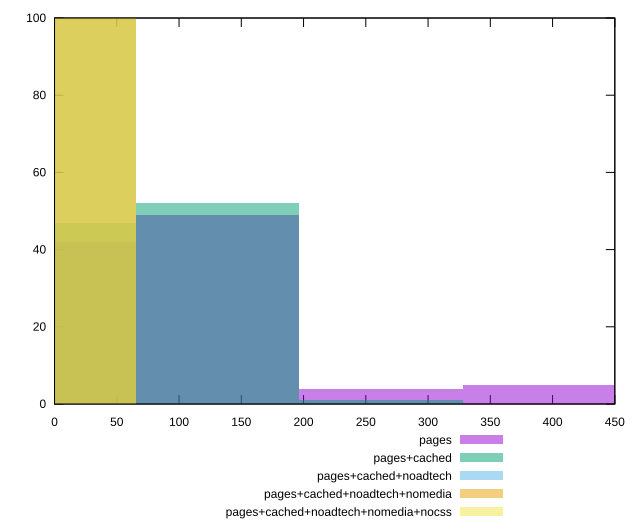

This chart was generated by the following gnuplot code:
reset

$pages <<EOF
0 42
131.1297130443767 49
262.2594260887534 4
393.38913913313013 5
EOF

$pagesCached <<EOF
131.1297130443767 52
0 47
262.2594260887534 1
EOF

$pagesCachedNoadtech <<EOF
0 100
EOF

$pagesCachedNoadtechNomedia <<EOF
0 100
EOF

$pagesCachedNoadtechNomediaNocss <<EOF
0 100
EOF

set key outside below
set boxwidth 131.1297130443767
set xrange [0:450]
set yrange [0:100]
set trange [0:100]
set style fill transparent solid 0.5 noborder
set terminal svg size 640, 530 enhanced background rgb 'white'
set output "report_00020_2021-02-19T21:17:38.612Z2/unminified-css/comparison/histogram/all_raw.svg"

plot $pages title "pages" with boxes, \
     $pagesCached title "pages+cached" with boxes, \
     $pagesCachedNoadtech title "pages+cached+noadtech" with boxes, \
     $pagesCachedNoadtechNomedia title "pages+cached+noadtech+nomedia" with boxes, \
     $pagesCachedNoadtechNomediaNocss title "pages+cached+noadtech+nomedia+nocss" with boxes

reset
